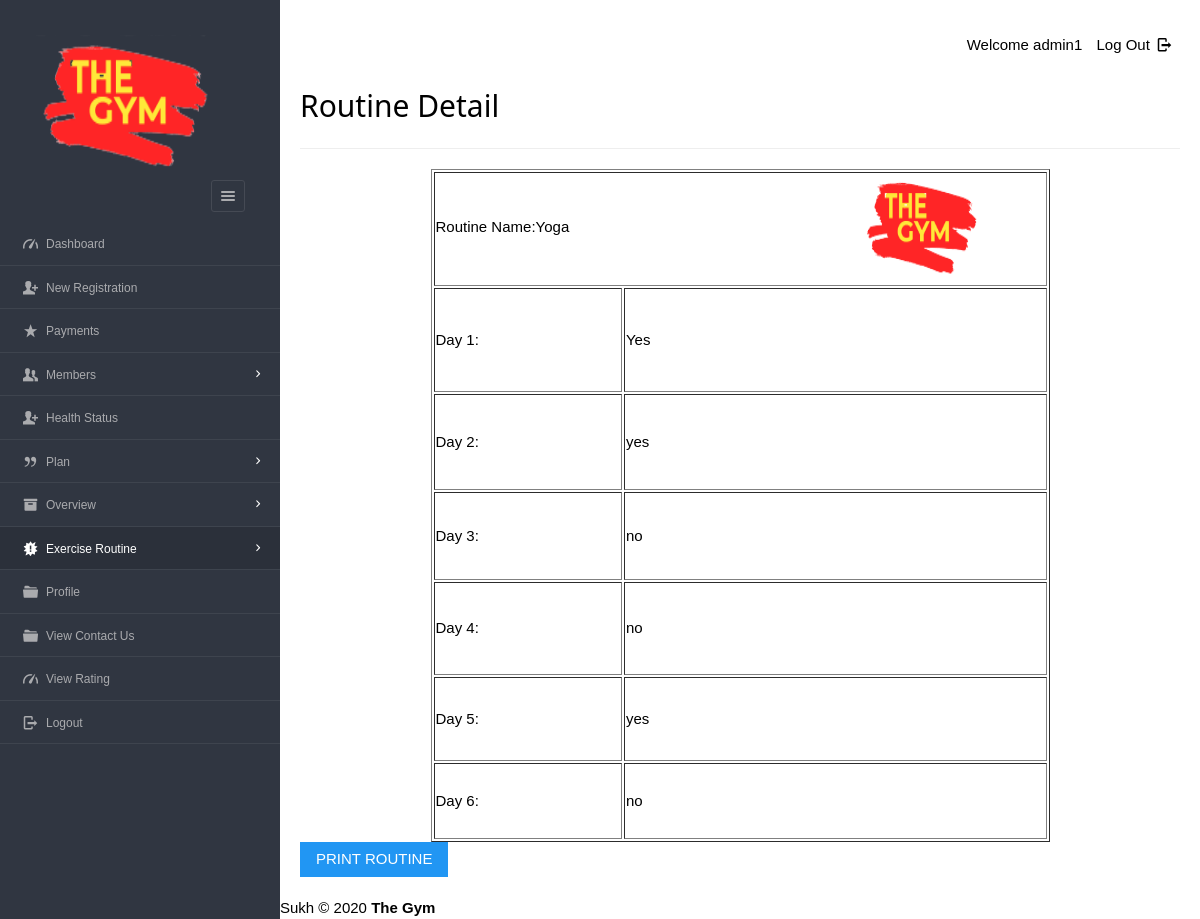
Page /dashboard/admin/viewdetailroutine.php?id=2 (signed in) on the committed database.
### tables this page shows
CREATE TABLE `timetable` (
  `tid` int(12) NOT NULL,
  `tname` varchar(45) DEFAULT NULL,
  `day1` varchar(200) DEFAULT NULL,
  `day2` varchar(200) DEFAULT NULL,
  `day3` varchar(200) DEFAULT NULL,
  `day4` varchar(200) DEFAULT NULL,
  `day5` varchar(200) DEFAULT NULL,
  `day6` varchar(200) DEFAULT NULL
);

### dashboard/admin/viewdetailroutine.php (the view, shortened to what this page needs)
<?php
require '../../include/db_conn.php';
?>
<!DOCTYPE html>
<html lang="en">
<head>
    <link rel="stylesheet" href="../../css/style.css"  id="style-resource-5">
    <link rel="stylesheet" href="../../css/dashMain.css">
    <link rel="stylesheet" type="text/css" href="../../css/entypo.css">
	<link href="a1style.css" rel="stylesheet" type="text/css">
</head>
     <body class="page-body  page-fade" onload="collapseSidebar()">
    	<div class="page-container sidebar-collapsed" id="navbarcollapse">
		<div class="sidebar-menu">
			<header class="logo-env">
			<div class="logo">
				<a href="main.php">
					<img src="../../images/logo.png" alt="" width="192" height="80" />
				</a>
			</div>
					<div class="sidebar-collapse" onclick="collapseSidebar()">
				<a href="#" class="sidebar-collapse-icon with-animation">
					<i class="entypo-menu"></i>
				</a>
			</div>
			</header>
    		<?php include('nav.php'); ?>
    	</div>
    		<div class="main-content">
				<div class="row">
					<div class="col-md-6 col-sm-8 clearfix">
					</div>
					<div class="col-md-6 col-sm-4 clearfix hidden-xs">
						<ul class="list-inline links-list pull-right">
							<li>Welcome <?php echo $_SESSION['full_name']; ?>
							</li>
							<li>
								<a href="logout.php">
									Log Out <i class="entypo-logout right"></i>
								</a>
							</li>
						</ul>
					</div>
				</div>
				<h2>Routine Detail</h2>
				<hr/>
		<?php
		$id=$_GET['id'];
		$sql="Select * from timetable t Where t.tid=$id";
		$res=mysqli_query($con, $sql);
					 if($res){
						      	$row=mysqli_fetch_array($res,MYSQLI_ASSOC);
						      }
		?>
		<div id=print>
		<table width="619" height="673" border="1" align="center">
  <tr>
    <td height="87" colspan="2">Routine Name:<?php echo $row['tname'] ?> <span align="right"> <img src="logo.png" width="121" height="114"  alt=""/></span></td>
    </tr>
  <tr>
    <td width="186" height="103">Day 1:</td>
    <td width="417"><?php echo $row['day1'] ?></td>
  </tr>
  <tr>
    <td height="96">Day 2:</td>
    <td><?php echo $row['day2'] ?></td>
  </tr>
  <tr>
    <td height="87">Day 3:</td>
    <td><?php echo $row['day3'] ?></td>
  </tr>
  <tr>
    <td height="92">Day 4:</td>
    <td><?php echo $row['day4'] ?></td>
  </tr>
  <tr>
    <td height="84">Day 5:</td>
    <td><?php echo $row['day5'] ?></td>
  </tr>
  <tr>
    <td height="75">Day 6:</td>
    <td><?php echo $row['day6'] ?></td>
  </tr>
        </table></div>
				<input type="button" class="a1-btn a1-blue" value="PRINT ROUTINE" onclick="myFunction()">
    	</div>
    </body>
	<?php include('footer.php'); ?>
</html>

### css/style.css (style rules this page uses)
html { font-size: 62.5%; font-family: sans-serif; }
div { display: block; }
body { font-family: "Noto Sans", sans-serif, "Helvetica Neue", Helvetica, Arial, sans-serif; font-size: 12px; line-height: 1.428571429; display: block; margin: 0; }
*, *:before, *:after { box-sizing: border-box; }
a { text-decoration: none; background: transparent; }
img { vertical-align: middle; }
img { border: 0; }
.logo img { width: 220px; height: 200px; }
input, button, select, textarea { font-family: inherit; font-size: inherit; line-height: inherit; }
button, input { line-height: normal; }
button, input, select, textarea { font-family: inherit; font-size: 100%; margin: 0; }
input { background-color: white; cursor: text; padding: 1px; border-width: 2px; border-style: inset; border-color: initial; border-image: initial; }
input, textarea, select, button { text-rendering: auto; color: initial; letter-spacing: normal; word-spacing: normal; text-transform: none; text-indent: 0px; text-shadow: none; display: inline-block; text-align: start; margin: 0em; font: 400 13.3333px Arial; }
button, html input[type="button"], input[type="reset"], input[type="submit"] { cursor: pointer; }
a { color: #373e4a; text-decoration: none; }
a { background: transparent; }
a { color: #373e4a; }
.page-container { position: relative; padding-left: 280px; }
.page-container .sidebar-menu { position: absolute; width: 280px; top: 0; left: 0; bottom: 0; background: #303641; color: #aaabae; z-index: 1; min-height: 796px; box-sizing: border-box; }
.page-container .sidebar-menu .logo-env { width: 100%; padding: 35px; padding-bottom: 10px; box-sizing: border-box; }
.page-container .sidebar-menu .logo-env:before, .page-container .sidebar-menu .logo-env:after { content: " "; display: table; }
.page-container .sidebar-menu .logo-env > div { display: block; vertical-align: middle; white-space: nowrap; float: left; }
.page-container .sidebar-menu .logo-env > div > a { display: inline-block; color: #aaabae; }
.page-container .sidebar-menu .logo-env > div.sidebar-collapse, .page-container .sidebar-menu .logo-env > div.sidebar-mobile-menu { position: relative; float: right; }
.page-container .sidebar-menu .logo-env > div.sidebar-collapse a, .page-container .sidebar-menu .logo-env > div.sidebar-mobile-menu a { display: inline-block; border: 1px solid #454a54; text-align: center; padding: 0; line-height: 1; font-size: 20px; font-weight: 300; padding: 5px 2px; background-clip: padding-box; border-radius: 3px; transition: all 200ms ease-in-out; }
.page-container .sidebar-menu .logo-env .logo img { width: 180px; height: 150px; }
.page-container .sidebar-menu .logo-env:after { clear: both; }
ul, ol { margin-top: 0; margin-bottom: 8.5px; }
ul, menu, dir { display: block; list-style-type: disc; }
li { display: list-item; }
i, cite, em, var, address, dfn { font-style: italic; }

### css/entypo.css (style rules this page uses)
[class^="entypo-"]:before, [class*=" entypo-"]:before { font-family: "entypo"; font-style: normal; font-weight: normal; speak: none; display: inline-block; text-decoration: inherit; width: 1em; margin-right: .2em; text-align: center; font-variant: normal; text-transform: none; line-height: 1em; margin-left: .2em; }
.entypo-menu:before { content: '\e811'; }
.entypo-logout:before { content: '\e85d'; }

### rows in the picture
timetable: tname "Yoga", day1 "Yes", day2 "yes", day3 "no", day4 "no", day5 "yes", day6 "no"

### other values in the picture
$_SESSION['full_name'] "admin1"
